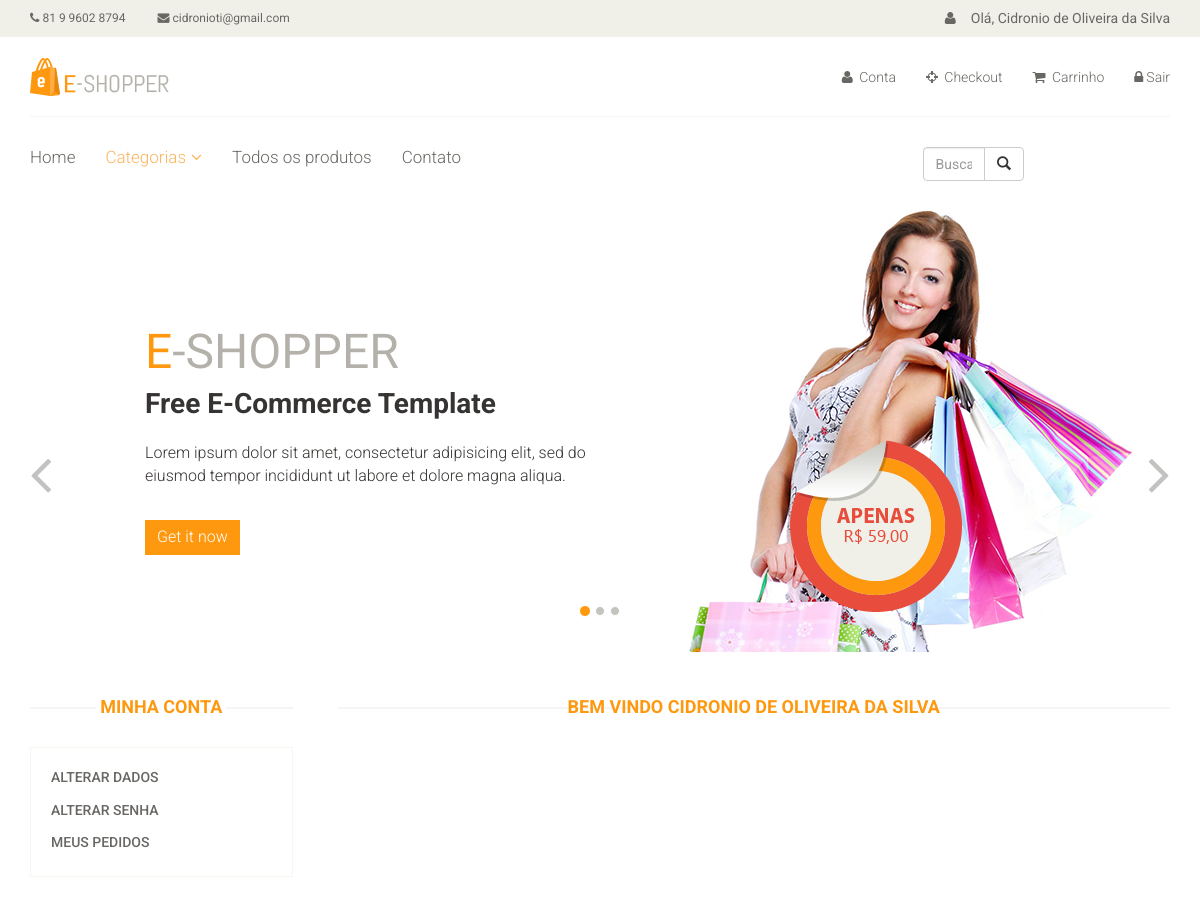
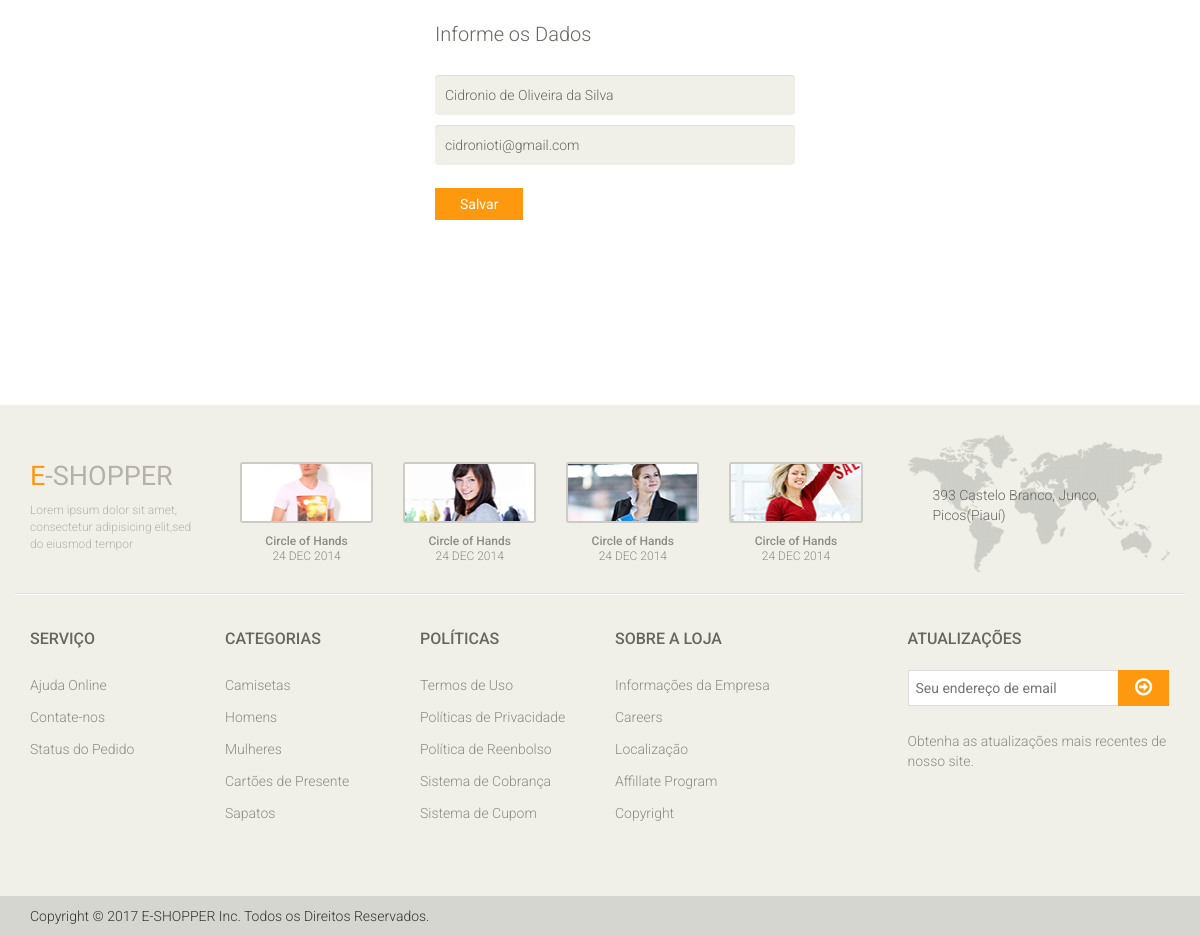
The app's page /conta/alterar-dados/ (signed in) with its own data (2 pictures, top to bottom).
### accounts/models.py (models this page shows, shortened)
class User(AbstractBaseUser, PermissionsMixin):
	username = models.CharField(
		'Apelido / Usuário', max_length=30, unique=True, validators=[
			validators.RegexValidator(
				re.compile('^[\w.@+-]+$'),
				'Informe um nome de usuário válido.'
				'Este valor deve conter apenas letras, números'
				'e os caracteres: @/./+/-/_ .'
				, 'invalid'
			)
		], help_text = 'Um nome curto que será usado para identifica-lo de forma única na plataforma'
	)
	name = models.CharField('Nome', max_length=100, blank=True)
	email = models.EmailField('E-mail', unique=True)
	is_staff = models.BooleanField('Equipe', default=False)
	is_active = models.BooleanField('Ativo', default=True)
	date_joined = models.DateTimeField('Data de entrada', auto_now_add=True)
	USERNAME_FIELD = 'username'
	REQUIRED_FIELDS = ['email']
	objects= UserManager()
	class Meta:
		verbose_name = 'Usuário'
		verbose_name_plural = 'Usuários'
	def __str__(self):
		return self.name or self.username

### accounts/views.py (the view)
class UpdateUserView(LoginRequiredMixin, UpdateView):
	model = User
	template_name = 'accounts/update_user.html'
	fields = ['name', 'email']
	success_url = reverse_lazy('accounts:index')
	def get_object(self):
		return self.request.user

### catalog/context_processors.py (called while the page is built)
def categories(request):
	return {
		'categories': Category.objects.all()
	}

### catalog/models.py (called while the page is built)
	def __str__(self):
		return self.name

	def get_absolute_url(self):
		return reverse('catalog:category', kwargs={'slug': self.slug})

### accounts/templates/accounts/update_user.html (shortened to what this page needs)
{% extends "accounts/index.html" %}
{% load widget_tweaks %}
{% block accounts_container %}
	<section id="form">
		<div class="container">
			<div class="row">
				<div class="col-sm-4 col-sm-offset-1">
					<div class="login-form">
						<h2>Informe os Dados</h2>
						<form method="post">
							{% for field in form %}
								{% render_field field class="form-control" %}
							{% endfor %}
							<button type="submit" class="btn btn-default">Salvar</button>
						</form>
					</div>
				</div>
			</div>
		</div>
	</section>
{% endblock %}

### accounts/templates/accounts/index.html (shortened to what this page needs)
{% extends "base.html" %}
{% block container %}
	<section>
		<div class="container">
			<div class="row">
				<div class="col-sm-3">
					<div class="left-sidebar">
						<h2>Minha Conta</h2>
						<div class="panel-group category-products" id="accordian">
							<div class="panel panel-default">
								<div class="panel-heading">
									<h4 class="panel-title"><a href="{% url 'accounts:update_user' %}">Alterar Dados</a></h4>
								</div>
							</div>
							<div class="panel panel-default">
								<div class="panel-heading">
									<h4 class="panel-title"><a href="{% url 'accounts:update_password' %}">Alterar Senha</a></h4>
								</div>
							</div>
							<div class="panel panel-default">
								<div class="panel-heading">
									<h4 class="panel-title"><a href="#">Meus Pedidos</a></h4>
								</div>
							</div>
						</div>
					</div>
				</div>
				<div class="col-sm-9 padding-right">
					<div class="features_items">
						<h2 class="title text-center">Bem vindo {{ user }}</h2>
						{% block accounts_container %}
						{% endblock %}
					</div>
				</div>
			</div>
		</div>
	</section>
 {% endblock %}

### core/templates/base.html (shortened to what this page needs)
<!DOCTYPE html>
{% load static %}
<html lang="en">
<head>
    <link href="{% static 'css/bootstrap.min.css' %}" rel="stylesheet">
    <link href="{% static 'css/font-awesome.min.css' %}" rel="stylesheet">
    <link href="{% static 'css/prettyPhoto.css' %}" rel="stylesheet">
    <link href="{% static 'css/price-range.css' %}" rel="stylesheet">
    <link href="{% static 'css/animate.css' %}" rel="stylesheet">
	<link href="{% static 'css/main.css' %}" rel="stylesheet">
	<link href="{% static 'css/responsive.css' %}" rel="stylesheet">
</head>
<body>
	<header id="header">
		<div class="header_top">
			<div class="container">
				<div class="row">
					<div class="col-sm-6 ">
						<div class="contactinfo">
							<ul class="nav nav-pills">
								<li><a href=""><i class="fa fa-phone"></i> 81 9 9602 8794</a></li>
								<li><a href=""><i class="fa fa-envelope"></i>  {{ user.email }}</a></li>
							</ul>
						</div>
					</div>
					<div class="col-sm-6">
						<div class="social-icons pull-right">
							<ul class="nav navbar-nav">
								{% if user.is_authenticated %}
									<li> <a href=""><i class="fa fa-user"></i>Olá, {{ user }}</a></li>
								{% else %}
									<li> <a href=""><i class="fa fa-user"></i>Olá</a></li>
								{% endif %}
							</ul>
						</div>
					</div>
				</div>
			</div>
		</div>
		<div class="header-middle">
			<div class="container">
				<div class="row">
					<div class="col-sm-4">
						<div class="logo pull-left">
							<a href="{% url 'index' %}"><img src="images/home/logo.png" alt="" /></a>
						</div>
					</div>
					<div class="col-sm-8">
						<div class="shop-menu pull-right">
							<ul class="nav navbar-nav">
								<li><a href="{% url 'accounts:index' %}"><i class="fa fa-user"></i> Conta</a></li>
								<li><a href="{% url 'checkout' %}"><i class="fa fa-crosshairs"></i> Checkout</a></li>
								<li><a href="{% url 'checkout:cart_item' %}"><i class="fa fa-shopping-cart"></i> Carrinho</a></li>
								{% if user.is_authenticated %}
									<li><a href="{% url 'logout' %}"><i class="fa fa-lock"></i>Sair</a></li>
								{% else %}
									<li><a href="{% url 'login' %}"><i class="fa fa-lock"></i> Login</a></li>
								{% endif %}
							</ul>
						</div>
					</div>
				</div>
			</div>
		</div>
		<div class="header-bottom">
			<div class="container">
				<div class="row">
					<div class="col-sm-9">
						<div class="mainmenu pull-left">
							<ul class="nav navbar-nav collapse navbar-collapse">
								<li><a href="{% url 'index' %}">Home</a></li>
								<li class="dropdown"><a href="#" class="active">Categorias<i class="fa fa-angle-down"></i></a>
                                </li>
								<li><a href="{% url 'catalog:products' %}">Todos os produtos</a></li>
								<li><a href="{% url 'contact' %}">Contato</a></li>
							</ul>
						</div>
					</div>
					<div class="col-sm-3">
						<div class="col-lg-6">
							<div class="input-group">
								<input type="text" class="form-control" placeholder="Buscar...">
								<span class="input-group-btn">
									<button class="btn btn-default" type="button"><span class="glyphicon glyphicon-search"></span></button>
								</span>
							</div>
						</div>
					</div>
				</div>
				</div>
			</div>
	</header>
	<section id="slider">
		{% block slider %}
		<div class="container">
			<div class="row">
				<div class="col-sm-12">
					<div id="slider-carousel" class="carousel slide" data-ride="carousel">
						<ol class="carousel-indicators">
							<li data-target="#slider-carousel" data-slide-to="0" class="active"></li>
							<li data-target="#slider-carousel" data-slide-to="1"></li>
							<li data-target="#slider-carousel" data-slide-to="2"></li>
						</ol>
						<div class="carousel-inner">
							<div class="item active">
								<div class="col-sm-6">
									<h1><span>E</span>-SHOPPER</h1>
									<h2>Free E-Commerce Template</h2>
									<p>Lorem ipsum dolor sit amet, consectetur adipisicing elit, sed do eiusmod tempor incididunt ut labore et dolore magna aliqua. </p>
									<button type="button" class="btn btn-default get">Get it now</button>
								</div>
								<div class="col-sm-6">
									<img src="images/home/girl1.jpg" class="girl img-responsive" alt="" />
									<img src="images/home/pricing.png"  class="pricing" alt="" />
								</div>
							</div>
						</div>
						<a href="#slider-carousel" class="left control-carousel hidden-xs" data-slide="prev">
							<i class="fa fa-angle-left"></i>
						</a>
						<a href="#slider-carousel" class="right control-carousel hidden-xs" data-slide="next">
							<i class="fa fa-angle-right"></i>
						</a>
					</div>
				</div>
			</div>
		</div>
		{% endblock %}
	</section>
	<section>
		<div class="container">
			<div class="row">
				{% block container %} {% endblock %}
			</div>
		</div>
	</section>
	<footer id="footer">
		<div class="footer-top">
			<div class="container">
				<div class="row">
					<div class="col-sm-2">
						<div class="companyinfo">
							<h2><span>e</span>-shopper</h2>
							<p>Lorem ipsum dolor sit amet, consectetur adipisicing elit,sed do eiusmod tempor</p>
						</div>
					</div>
					<div class="col-sm-7">
						<div class="col-sm-3">
							<div class="video-gallery text-center">
								<a href="#">
									<div class="iframe-img">
										<img src="images/home/iframe1.png" alt="" />
									</div>
								</a>
								<p>Circle of Hands</p>
								<h2>24 DEC 2014</h2>
							</div>
						</div>
						<div class="col-sm-3">
							<div class="video-gallery text-center">
								<a href="#">
									<div class="iframe-img">
										<img src="images/home/iframe2.png" alt="" />
									</div>
								</a>
								<p>Circle of Hands</p>
								<h2>24 DEC 2014</h2>
							</div>
						</div>
						<div class="col-sm-3">
							<div class="video-gallery text-center">
								<a href="#">
									<div class="iframe-img">
										<img src="images/home/iframe3.png" alt="" />
									</div>
								</a>
								<p>Circle of Hands</p>
								<h2>24 DEC 2014</h2>
							</div>
						</div>
						<div class="col-sm-3">
							<div class="video-gallery text-center">
								<a href="#">
									<div class="iframe-img">
										<img src="images/home/iframe4.png" alt="" />
									</div>
								</a>
								<p>Circle of Hands</p>
								<h2>24 DEC 2014</h2>
							</div>
						</div>
					</div>
					<div class="col-sm-3">
						<div class="address">
							<img src="images/home/map.png" alt="" />
							<p>393 Castelo Branco, Junco, Picos(Piauí)</p>
						</div>
					</div>
				</div>
			</div>
		</div>
		<div class="footer-widget">
			<div class="container">
				<div class="row">
					<div class="col-sm-2">
						<div class="single-widget">
							<h2>Serviço</h2>
							<ul class="nav nav-pills nav-stacked">
								<li><a href="#">Ajuda Online</a></li>
								<li><a href="#">Contate-nos</a></li>
								<li><a href="#">Status do Pedido</a></li>
							</ul>
						</div>
					</div>
					<div class="col-sm-2">
						<div class="single-widget">
							<h2>Categorias</h2>
							<ul class="nav nav-pills nav-stacked">
								<li><a href="#">Camisetas</a></li>
								<li><a href="#">Homens</a></li>
								<li><a href="#">Mulheres</a></li>
								<li><a href="#">Cartões de Presente</a></li>
								<li><a href="#">Sapatos</a></li>
							</ul>
						</div>
					</div>
					<div class="col-sm-2">
						<div class="single-widget">
							<h2>Políticas</h2>
							<ul class="nav nav-pills nav-stacked">
								<li><a href="#">Termos de Uso</a></li>
								<li><a href="#">Políticas de Privacidade</a></li>
								<li><a href="#">Política de Reenbolso</a></li>
								<li><a href="#">Sistema de Cobrança</a></li>
								<li><a href="#">Sistema de Cupom</a></li>
							</ul>
						</div>
					</div>
					<div class="col-sm-2">
						<div class="single-widget">
							<h2>Sobre a Loja</h2>
							<ul class="nav nav-pills nav-stacked">
								<li><a href="#">Informações da Empresa</a></li>
								<li><a href="#">Careers</a></li>
								<li><a href="#">Localização</a></li>
								<li><a href="#">Affillate Program</a></li>
								<li><a href="#">Copyright</a></li>
							</ul>
						</div>
					</div>
					<div class="col-sm-3 col-sm-offset-1">
						<div class="single-widget">
							<h2>Atualizações</h2>
							<form action="#" class="searchform">
								<input type="text" placeholder="Seu endereço de email" />
								<button type="submit" class="btn btn-default"><i class="fa fa-arrow-circle-o-right"></i></button>
								<p>Obtenha as atualizações mais recentes de
								nosso site.</p>
							</form>
						</div>
					</div>
				</div>
			</div>
		</div>
		<div class="footer-bottom">
			<div class="container">
				<div class="row">
					<p class="pull-left">Copyright © 2017 E-SHOPPER Inc. Todos os Direitos Reservados.</p>
				</div>
			</div>
		</div>
	</footer>
</body>
</html>

### records on screen
User: email "cidronioti@gmail.com", name "Cidronio de Oliveira da Silva", name "CIDRONIO DE OLIVEIRA DA SILVA", name "Cidronio de Oliveira da Silva" "cidronioti@gmail.com"
